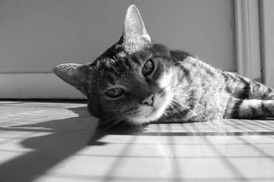
#> input picture DAY09/cat.jpeg, 274 x 182 px, shrunk from 679 x 452 before the run
$ python task5.py
#> lines starting #> are read from the running program, lines starting #| are printed output that depends on the picture
#> further down, img is the input picture: shape (182, 274, 3); min 1, max 255, mean 141.4
import cv2
import numpy as np

def rgbToGray(img):
    rows, columns, channel=img.shape
#> rows = 182; columns = 274; channel = 3
    gray=np.zeros((rows, columns), dtype=np.uint8)
    for i in range(rows):
        for j in range(columns):
            blue=img[i][j][0]
            green=img[i][j][1]
            red=img[i][j][2]
            gray[i][j]=int(0.114*blue+0.587*green+0.299*red)
    return gray

def varianceOfLaplacian(gray):
    rows, columns=gray.shape
#> rows = 182; columns = 274
    laplacianImg=np.zeros((rows, columns), dtype=np.float32)
    kernel=np.array([[0, 1, 0],
                     [1, -4, 1],
                     [0, 1, 0]])

    for i in range(1, rows-1):
        for j in range(1, columns-1):
            total=0
            for x in range(-1, 2):
                for y in range(-1, 2):
                    pixel=int(gray[i+x][j+y])
                    weight=kernel[x+1][y+1]
                    total+=pixel*weight
            laplacianImg[i][j]=total
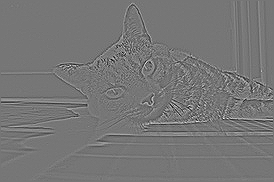
#> laplacianImg: shape (182, 274) float32; min -226, max 260, mean 0; drawn with min black and max white

    total=0
    product=rows*columns
#> product = 49868
    for i in range(rows):
        for j in range(columns):
            total+=laplacianImg[i][j]
#> after the loop, total = 1409
    mean=total/product
#> mean = 0.0283

    variance=0
    for i in range(rows):
        for j in range(columns):
            difference=laplacianImg[i][j]-mean
            variance+=difference*difference
#> after the loop, variance = 36835549.2
    variance=variance/product
#> variance = 738.7
    return variance

images=["cat.jpeg",
        "clear.jpeg",
        "dog.jpg",
        "images.jpeg",
        "jpeg_43-2.jpg",
        "lowCon.jpg",
        "mouse.jpeg",
        "orange-flower.jpg",
        "river.jpeg",
        "road.jpeg"]
print("Image Name\Variance of Laplacian Score\tBlur Level (Sharp/Blurry)\tObservation")
print("---------------------------------------------------------------------------------------------")
thresholdVal=100
for image in images:
    img=cv2.imread(image)
    grayImg=rgbToGray(img)
    blurScore=varianceOfLaplacian(grayImg)
#> blurScore = 738.7
    if blurScore>thresholdVal:
        level="Sharp Image"
        observation="Edges are CLEAR"
    else:
        level="Blurry Image"
        observation="Edges are not CLEAR"
    print(image, "\t\t", round(blurScore, 2), "\t\t", level, "\t\t", observation)
#| cat.jpeg 		 738.66 		 Sharp Image 		 Edges are CLEAR
#> pass 2 of the loop `for image in images:`:
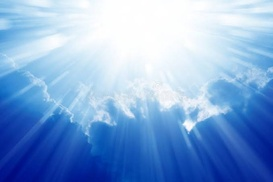
#> input picture DAY09/clear.jpeg, 273 x 182 px, shrunk from 678 x 452 before the run
#> img is the input picture: shape (182, 273, 3); mean B, G, R 216.1, 168.2, 130.9
#> after the loop in rgbToGray (call 2), `for i in range(rows):`:
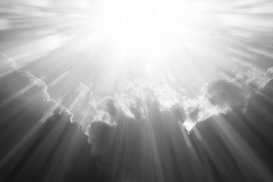
#> gray: shape (182, 273); min 19, max 255, mean 162
#> after the loop in varianceOfLaplacian (call 2), `for i in range(1, rows-1):`:
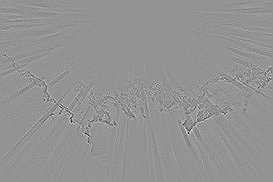
#> laplacianImg: shape (182, 273) float32; min -146, max 106, mean 0; drawn with min black and max white
#> after the loop in varianceOfLaplacian (call 2), `for i in range(rows):`: total = -480
#> mean = -0.00966
#> after the loop in varianceOfLaplacian (call 2), `for i in range(rows):`: variance = 2934757.4
#> in varianceOfLaplacian (call 2), `variance=variance/product`: variance = 59.07
#| clear.jpeg 		 59.07 		 Blurry Image 		 Edges are not CLEAR
#> pass 3 of the loop `for image in images:`:
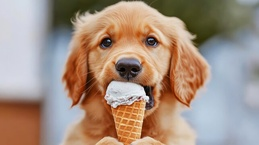
#> input picture DAY09/dog.jpg, 259 x 145 px, shrunk from 643 x 360 before the run
#> img is the input picture: shape (145, 259, 3); mean B, G, R 129.2, 144, 165.1
#> after the loop in rgbToGray (call 3), `for i in range(rows):`:
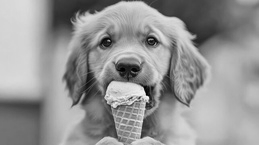
#> gray: shape (145, 259); min 1, max 244, mean 148.1
#> after the loop in varianceOfLaplacian (call 3), `for i in range(1, rows-1):`:
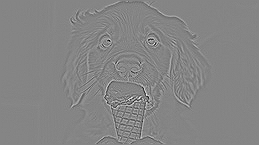
#> laplacianImg: shape (145, 259) float32; min -315, max 288, mean 0; drawn with min black and max white
#> after the loop in varianceOfLaplacian (call 3), `for i in range(rows):`: total = -1284
#> mean = -0.0342
#> after the loop in varianceOfLaplacian (call 3), `for i in range(rows):`: variance = 23121404.1
#> in varianceOfLaplacian (call 3), `variance=variance/product`: variance = 615.7
#| dog.jpg 		 615.67 		 Sharp Image 		 Edges are CLEAR
#> (the run stopped early here; a loop or call above may not have finished)
